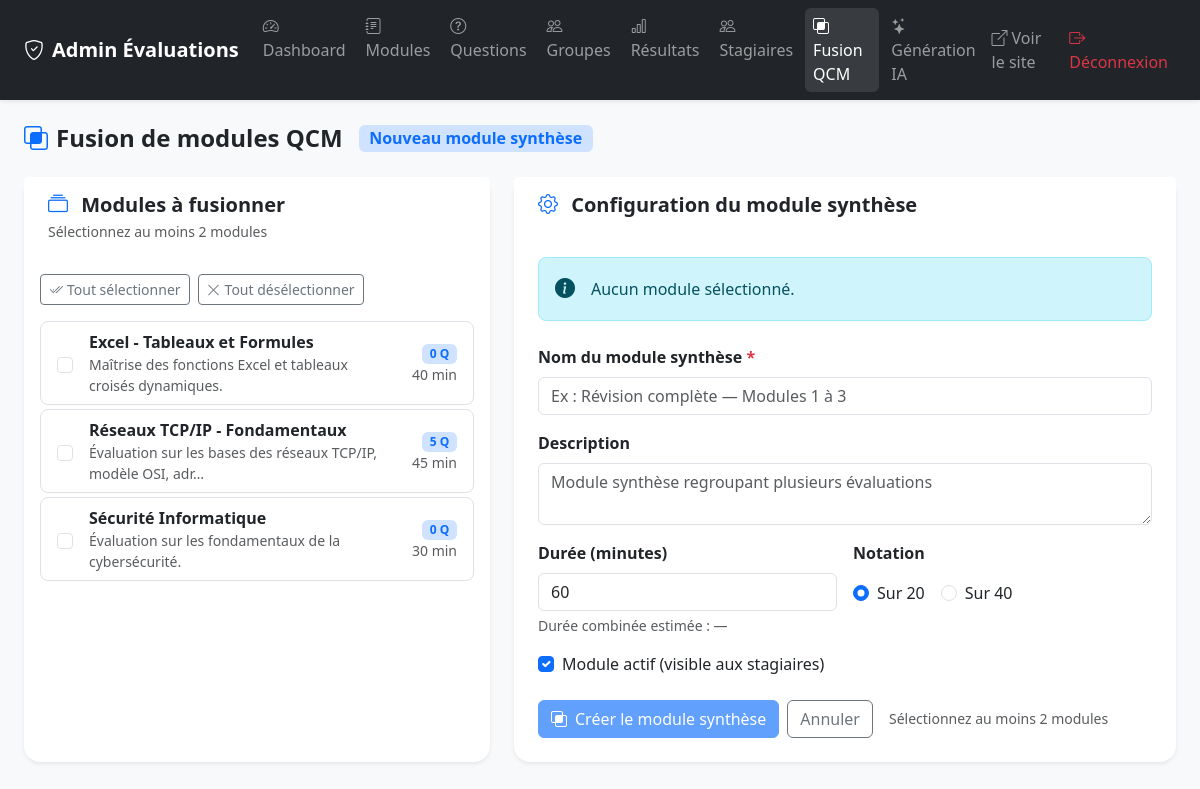
The page /admin/fusion.php (signed in) on the database its author committed.
### tables this page shows
CREATE TABLE IF NOT EXISTS modules (
    id INT AUTO_INCREMENT PRIMARY KEY,
    nom VARCHAR(150) NOT NULL,
    description TEXT,
    duree_minutes INT DEFAULT 30,
    note_max INT DEFAULT 20 COMMENT 'Notation sur 20 ou 40',
    actif TINYINT(1) DEFAULT 1,
    created_at TIMESTAMP DEFAULT CURRENT_TIMESTAMP
);

### includes/functions.php (called while the page is built, shortened)
<?php
function sanitize(string $str): string {
    return htmlspecialchars(trim($str), ENT_QUOTES, 'UTF-8');
}
function getAllModules(): array {
    $pdo = getDB();
    return $pdo->query("
        SELECT m.*,
               COALESCE(m.note_max, 20) AS note_max,
               (SELECT COUNT(*) FROM questions q WHERE q.module_id = m.id) AS nb_questions,
               (SELECT COUNT(*) FROM parties p WHERE p.module_id = m.id) AS nb_parties
        FROM modules m
        ORDER BY m.nom
    ")->fetchAll();
}

### admin/fusion.php (the view, shortened to what this page needs)
<?php
require_once __DIR__ . '/../includes/functions.php';
$modules = getAllModules();
?>
<!DOCTYPE html>
<html lang="fr">
<head>
    <link href="https://cdn.jsdelivr.net/npm/bootstrap@5.3.2/dist/css/bootstrap.min.css" rel="stylesheet">
    <link href="https://cdn.jsdelivr.net/npm/bootstrap-icons@1.11.3/font/bootstrap-icons.min.css" rel="stylesheet">
    <link href="../assets/css/style.css" rel="stylesheet">
</head>
<body class="bg-light">
<?php include __DIR__ . '/partials/navbar.php'; ?>
<div class="container-fluid py-4 px-4">
    <div class="d-flex align-items-center mb-4 gap-3">
        <h2 class="h4 fw-bold mb-0">
            <i class="bi bi-intersect me-2 text-primary"></i>Fusion de modules QCM
        </h2>
        <span class="badge bg-primary-subtle text-primary fs-6">Nouveau module synthèse</span>
    </div>
    <form method="POST" id="fusionForm">
        <div class="row g-4">
            <div class="col-lg-5">
                <div class="card border-0 shadow-sm rounded-4 h-100">
                    <div class="card-header bg-white border-0 py-3 px-4">
                        <h5 class="mb-0 fw-bold">
                            <i class="bi bi-collection me-2 text-primary"></i>
                            Modules à fusionner
                        </h5>
                        <div class="text-muted small mt-1">Sélectionnez au moins 2 modules</div>
                    </div>
                    <div class="card-body p-3">
                        <?php if (empty($modules)): ?>
                            <div class="text-center text-muted py-4">
                                <i class="bi bi-journal-x fs-2 d-block mb-2"></i>
                                Aucun module disponible
                            </div>
                        <?php else: ?>
                        <div class="d-flex gap-2 mb-3">
                            <button type="button" class="btn btn-sm btn-outline-secondary" id="btnAll">
                                <i class="bi bi-check2-all me-1"></i>Tout sélectionner
                            </button>
                            <button type="button" class="btn btn-sm btn-outline-secondary" id="btnNone">
                                <i class="bi bi-x-lg me-1"></i>Tout désélectionner
                            </button>
                        </div>
                        <div class="list-group list-group-flush" id="moduleList">
                            <?php foreach ($modules as $m): ?>
                            <label class="list-group-item list-group-item-action rounded-3 mb-1 border module-item" style="cursor:pointer">
                                <div class="d-flex align-items-center gap-3">
                                    <input class="form-check-input flex-shrink-0 module-checkbox"
                                           type="checkbox"
                                           name="module_ids[]"
                                           value="<?= $m['id'] ?>"
                                           data-questions="<?= (int)$m['nb_questions'] ?>"
                                           data-name="<?= sanitize($m['nom']) ?>">
                                    <div class="flex-grow-1">
                                        <div class="fw-semibold"><?= sanitize($m['nom']) ?></div>
                                        <?php if ($m['description']): ?>
                                        <div class="text-muted small"><?= sanitize(mb_substr($m['description'], 0, 60)) ?><?= mb_strlen($m['description']) > 60 ? '…' : '' ?></div>
                                        <?php endif; ?>
                                    </div>
                                    <div class="text-end flex-shrink-0">
                                        <span class="badge bg-primary-subtle text-primary"><?= (int)$m['nb_questions'] ?> Q</span>
                                        <div class="text-muted small"><?= $m['duree_minutes'] ?> min</div>
                                    </div>
                                </div>
                            </label>
                            <?php endforeach; ?>
                        </div>
                        <?php endif; ?>
                    </div>
                </div>
            </div>
            <div class="col-lg-7">
                <div class="card border-0 shadow-sm rounded-4">
                    <div class="card-header bg-white border-0 py-3 px-4">
                        <h5 class="mb-0 fw-bold">
                            <i class="bi bi-gear me-2 text-primary"></i>
                            Configuration du module synthèse
                        </h5>
                    </div>
                    <div class="card-body p-4">
                        <div id="selectionSummary" class="alert alert-info rounded-3 d-flex align-items-center gap-3 mb-4">
                            <i class="bi bi-info-circle-fill fs-5 flex-shrink-0"></i>
                            <div>
                                <span id="summaryText">Aucun module sélectionné.</span>
                            </div>
                        </div>
                        <div class="mb-3">
                            <label class="form-label fw-semibold">Nom du module synthèse <span class="text-danger">*</span></label>
                            <input type="text" name="nom" id="nomModule" class="form-control"
                                   placeholder="Ex : Révision complète — Modules 1 à 3"
                                   value="<?= sanitize($_POST['nom'] ?? '') ?>" required>
                        </div>
                        <div class="mb-3">
                            <label class="form-label fw-semibold">Description</label>
                            <textarea name="description" class="form-control" rows="2"
                                      placeholder="Module synthèse regroupant plusieurs évaluations"><?= sanitize($_POST['description'] ?? '') ?></textarea>
                        </div>
                        <div class="row g-3 mb-3">
                            <div class="col-sm-6">
                                <label class="form-label fw-semibold">Durée (minutes)</label>
                                <input type="number" name="duree_minutes" id="dureeInput" class="form-control"
                                       min="5" max="300" value="<?= (int)($_POST['duree_minutes'] ?? 60) ?>">
                                <div class="form-text" id="dureeHint">Durée combinée estimée : —</div>
                            </div>
                            <div class="col-sm-6">
                                <label class="form-label fw-semibold">Notation</label>
                                <div class="d-flex gap-3 mt-2">
                                    <div class="form-check">
                                        <input class="form-check-input" type="radio" name="note_max" value="20"
                                               id="nm20" <?= (($_POST['note_max'] ?? '20') == '20') ? 'checked' : '' ?>>
                                        <label class="form-check-label" for="nm20">Sur 20</label>
                                    </div>
                                    <div class="form-check">
                                        <input class="form-check-input" type="radio" name="note_max" value="40"
                                               id="nm40" <?= (($_POST['note_max'] ?? '') == '40') ? 'checked' : '' ?>>
                                        <label class="form-check-label" for="nm40">Sur 40</label>
                                    </div>
                                </div>
                            </div>
                        </div>
                        <div class="mb-4 form-check">
                            <input type="checkbox" name="actif" class="form-check-input" id="actif"
                                   <?= isset($_POST['actif']) || !isset($_POST['nom']) ? 'checked' : '' ?>>
                            <label class="form-check-label" for="actif">Module actif (visible aux stagiaires)</label>
                        </div>
                        <div class="d-flex gap-2 align-items-center">
                            <button type="submit" class="btn btn-primary" id="btnSubmit" disabled>
                                <i class="bi bi-intersect me-2"></i>Créer le module synthèse
                            </button>
                            <a href="modules.php" class="btn btn-outline-secondary">Annuler</a>
                            <span class="text-muted small ms-2" id="btnHint">Sélectionnez au moins 2 modules</span>
                        </div>
                    </div>
                </div>
            </div>
        </div>
    </form>
</div>
</body>
</html>

### admin/partials/navbar.php (shortened to what this page needs)
<nav class="navbar navbar-expand-lg navbar-dark bg-dark shadow-sm">
    <div class="container-fluid px-4">
        <a class="navbar-brand fw-bold" href="index.php">
            <i class="bi bi-shield-check me-2"></i>Admin Évaluations
        </a>
        <div class="collapse navbar-collapse" id="adminNav">
            <ul class="navbar-nav me-auto gap-1">
                <li class="nav-item">
                    <a class="nav-link <?= basename($_SERVER['PHP_SELF']) === 'index.php' ? 'active' : '' ?>"
                       href="index.php">
                        <i class="bi bi-speedometer2 me-1"></i>Dashboard
                    </a>
                </li>
                <li class="nav-item">
                    <a class="nav-link <?= basename($_SERVER['PHP_SELF']) === 'modules.php' ? 'active' : '' ?>"
                       href="modules.php">
                        <i class="bi bi-journal-text me-1"></i>Modules
                    </a>
                </li>
                <li class="nav-item">
                    <a class="nav-link <?= basename($_SERVER['PHP_SELF']) === 'questions.php' ? 'active' : '' ?>"
                       href="questions.php">
                        <i class="bi bi-question-circle me-1"></i>Questions
                    </a>
                </li>
                <li class="nav-item">
                    <a class="nav-link <?= basename($_SERVER['PHP_SELF']) === 'groupes.php' ? 'active' : '' ?>"
                       href="groupes.php">
                        <i class="bi bi-people me-1"></i>Groupes
                    </a>
                </li>
                <li class="nav-item">
                    <a class="nav-link <?= basename($_SERVER['PHP_SELF']) === 'results.php' ? 'active' : '' ?>"
                       href="results.php">
                        <i class="bi bi-bar-chart me-1"></i>Résultats
                    </a>
                </li>
                <li class="nav-item">
                    <a class="nav-link <?= basename($_SERVER['PHP_SELF']) === 'stagiaires.php' ? 'active' : '' ?>"
                       href="stagiaires.php">
                        <i class="bi bi-people me-1"></i>Stagiaires
                    </a>
                </li>
                <li class="nav-item">
                    <a class="nav-link <?= basename($_SERVER['PHP_SELF']) === 'fusion.php' ? 'active' : '' ?>"
                       href="fusion.php">
                        <i class="bi bi-intersect me-1"></i>Fusion QCM
                    </a>
                </li>
                <li class="nav-item">
                    <a class="nav-link <?= basename($_SERVER['PHP_SELF']) === 'generate.php' ? 'active' : '' ?>"
                       href="generate.php">
                        <i class="bi bi-stars me-1"></i>Génération IA
                    </a>
                </li>
            </ul>
            <ul class="navbar-nav">
                <li class="nav-item">
                    <a class="nav-link" href="../index.php" target="_blank">
                        <i class="bi bi-box-arrow-up-right me-1"></i>Voir le site
                    </a>
                </li>
                <li class="nav-item">
                    <a class="nav-link text-danger" href="logout.php">
                        <i class="bi bi-box-arrow-right me-1"></i>Déconnexion
                    </a>
                </li>
            </ul>
        </div>
    </div>
</nav>

### assets/css/style.css (style rules this page uses)
:root { --primary: #4f46e5; --primary-dk: #3730a3; --success: #16a34a; --danger: #dc2626; --warning: #d97706; --radius: 12px; }
body { font-family: 'Segoe UI', system-ui, -apple-system, sans-serif; }
.card { transition: box-shadow 0.2s; }
.navbar-dark .nav-link { border-radius: 6px; padding: 6px 12px; transition: background 0.15s; }
.navbar-dark .nav-link:hover, .navbar-dark .nav-link.active { background: rgba(255,255,255,0.1); }

### rows shown on the page
modules: nom "Excel - Tableaux et Formules", description "Maîtrise des fonctions Excel et tableaux croisés dynamiques.", nb_questions "0", duree_minutes "40"
modules: nom "Réseaux TCP/IP - Fondamentaux", description "Évaluation sur les bases des réseaux TCP/IP, modèle OSI, adr", nb_questions "5", duree_minutes "45"
modules: nom "Sécurité Informatique", description "Évaluation sur les fondamentaux de la cybersécurité.", nb_questions "0", duree_minutes "30"
